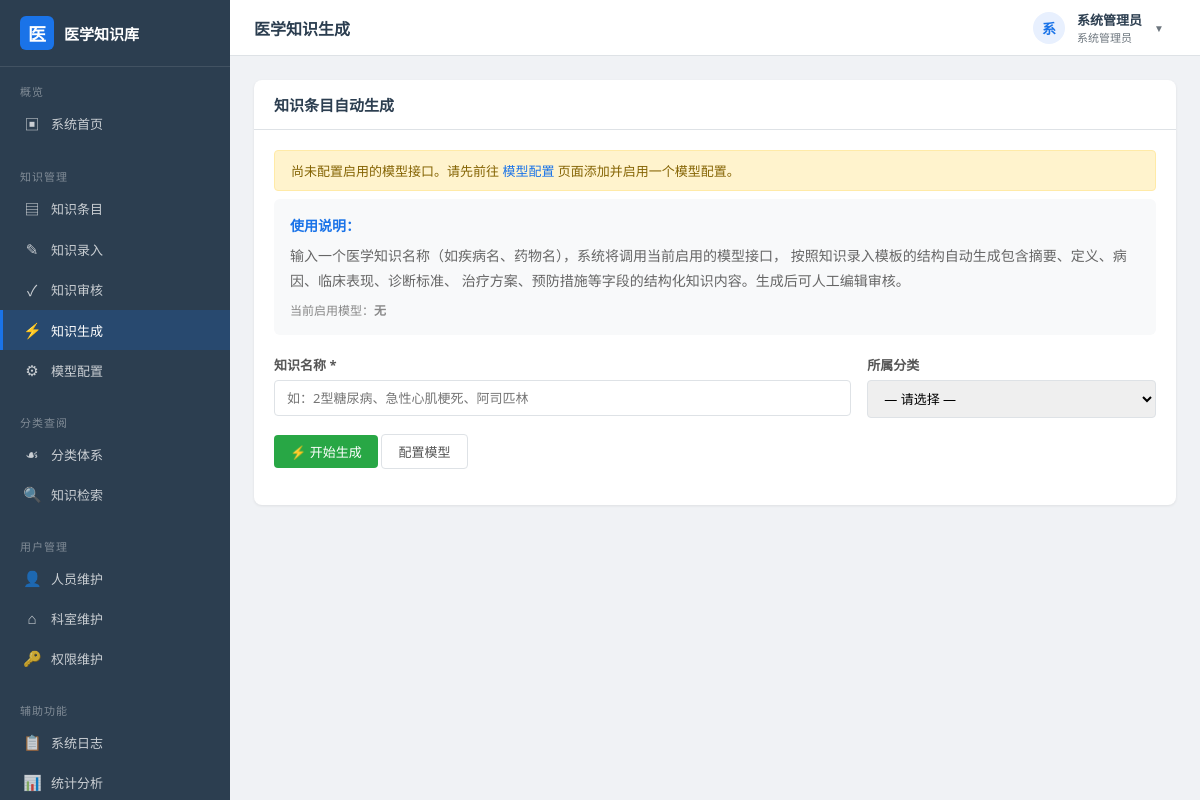
Page /knowledge/generate (signed in) on the committed database.
### models.py (models this page shows, shortened)
class User(db.Model):
    __tablename__ = "user"
    id = db.Column(db.Integer, primary_key=True, autoincrement=True)
    username = db.Column(db.String(50), unique=True, nullable=False, comment="登录账号")
    real_name = db.Column(db.String(50), nullable=False, comment="真实姓名")
    password_hash = db.Column(db.String(128), nullable=False, comment="口令哈希")
    email = db.Column(db.String(120), default="", comment="电子邮箱")
    phone = db.Column(db.String(20), default="", comment="联系电话")
    department_id = db.Column(db.Integer, db.ForeignKey("department.id"), nullable=True)
    role_id = db.Column(db.Integer, db.ForeignKey("role.id"), nullable=True)
    status = db.Column(db.String(10), default="active", comment="active/disabled")
    failed_attempts = db.Column(db.Integer, default=0, comment="密码错误次数")
    lock_time = db.Column(db.DateTime, nullable=True, comment="账号锁定时间")
    last_login = db.Column(db.DateTime, nullable=True)
    created_at = db.Column(db.DateTime, default=datetime.now)

class Role(db.Model):
    __tablename__ = "role"
    id = db.Column(db.Integer, primary_key=True, autoincrement=True)
    name = db.Column(db.String(50), unique=True, nullable=False, comment="角色名称")
    code = db.Column(db.String(30), unique=True, nullable=False, comment="角色编码")
    permissions = db.Column(db.Text, default="", comment="权限列表，逗号分隔")
    remark = db.Column(db.String(200), default="")
    created_at = db.Column(db.DateTime, default=datetime.now)
    users = db.relationship("User", backref="role", lazy="dynamic")
    def has_permission(self, perm_code: str) -> bool:
        if not self.permissions:
            return False
        return perm_code in self.permissions.split(",")

### app.py (the view, shortened to what this page needs)
    @app.route("/knowledge/generate", methods=["GET", "POST"])
    @login_required
    @permission_required("knowledge_generate")
    def knowledge_generate():
        form = KnowledgeGenerateForm()
        _populate_generate_choices(form)
        active_cfg = ModelConfig.query.filter_by(is_active=True).first()
        return render_template("knowledge/generate.html", form=form, active_cfg=active_cfg)

### forms.py
class KnowledgeGenerateForm(FlaskForm):
    title = StringField("知识名称", validators=[DataRequired(message="请输入知识名称"), Length(1, 200)])
    category_id = SelectField("所属分类", coerce=int, validators=[Optional()])
    submit = SubmitField("开始生成")

### app.py (called while the page is built)
def register_before_handlers(app: Flask):
    @app.before_request
    def _load_current_user():
        uid = session.get("uid")
        g.current_user = None
        if uid:
            g.current_user = User.query.get(uid)
    @app.context_processor
    def _inject_globals():
        return {
            "current_user": g.current_user,
            "current_year": datetime.now().year,
        }

def login_required(func):
    @wraps(func)
    def wrapper(*args, **kwargs):
        if not g.current_user:
            flash("请先登录系统", "warning")
            return redirect(url_for("login", next=request.full_path))
        return func(*args, **kwargs)
    return wrapper

def permission_required(perm_code: str):
    def decorator(func):
        @wraps(func)
        def wrapper(*args, **kwargs):
            user = g.current_user
            if not user or not user.role:
                abort(403)
            if not user.role.has_permission(perm_code) and user.role.code != "admin":
                flash("您没有该功能的操作权限", "danger")
                return redirect(url_for("dashboard"))
            return func(*args, **kwargs)
        return wrapper
    return decorator

def _populate_generate_choices(form: KnowledgeGenerateForm):
    form.category_id.choices = [(0, "— 请选择 —")] + [
        (c.id, c.name) for c in Category.query.order_by(Category.level, Category.sort_order).all()
    ]

### templates/knowledge/generate.html (shortened to what this page needs)
{% extends "layout.html" %}
{% block page_title %}医学知识生成{% endblock %}
{% block content %}
<div class="card">
    <div class="card-header">
        <h3>知识条目自动生成</h3>
    </div>
    <div class="card-body">
        {% if not active_cfg %}
        <div class="flash flash-warning">
            尚未配置启用的模型接口。请先前往
            <a href="{{ url_for('model_config_list') }}">模型配置</a>
            页面添加并启用一个模型配置。
        </div>
        {% endif %}
        <div style="background:#f8f9fa; border-radius:6px; padding:16px; margin-bottom:20px;">
            <strong style="color:#1a73e8;">使用说明：</strong>
            <p style="margin-top:8px; color:#666; line-height:1.8;">
                输入一个医学知识名称（如疾病名、药物名），系统将调用当前启用的模型接口，
                按照知识录入模板的结构自动生成包含摘要、定义、病因、临床表现、诊断标准、
                治疗方案、预防措施等字段的结构化知识内容。生成后可人工编辑审核。
            </p>
            <p style="color:#888; font-size:12px; margin-top:8px;">
                当前启用模型：<strong>{{ active_cfg.name if active_cfg else '无' }}</strong>
            </p>
        </div>
        <form method="POST">
            <div class="form-row">
                <div class="form-group" style="flex:2;">
                    <label>知识名称 *</label>
                    {{ form.title(class="form-control", placeholder="如：2型糖尿病、急性心肌梗死、阿司匹林") }}
                </div>
                <div class="form-group" style="flex:1;">
                    <label>所属分类</label>
                    {{ form.category_id(class="form-control") }}
                </div>
            </div>
            <div class="form-group">
                <button type="submit" class="btn btn-success" {% if not active_cfg %}disabled{% endif %}>
                    ⚡ 开始生成
                </button>
                <a href="{{ url_for('model_config_list') }}" class="btn btn-default">配置模型</a>
            </div>
        </form>
    </div>
</div>
{% endblock %}

### templates/layout.html (shortened to what this page needs)
<!DOCTYPE html>
<html lang="zh-CN">
<head>
    <link rel="stylesheet" href="{{ url_for('static', filename='css/style.css') }}">
</head>
<body>
<div class="app-layout">
    <aside class="sidebar">
        <div class="sidebar-header">
            <div class="icon">医</div>
            <span>医学知识库</span>
        </div>
        <nav class="nav-section">
            <div class="nav-section-title">概览</div>
            <a href="{{ url_for('dashboard') }}" class="nav-item" onclick="navigate(event, this)">
                <span class="nav-icon">▣</span> 系统首页
            </a>
        </nav>
        <nav class="nav-section">
            <div class="nav-section-title">知识管理</div>
            <a href="{{ url_for('knowledge_list') }}" class="nav-item" onclick="navigate(event, this)">
                <span class="nav-icon">▤</span> 知识条目
            </a>
            <a href="{{ url_for('knowledge_create') }}" class="nav-item" onclick="navigate(event, this)">
                <span class="nav-icon">✎</span> 知识录入
            </a>
            <a href="{{ url_for('knowledge_review_list') }}" class="nav-item" onclick="navigate(event, this)">
                <span class="nav-icon">✓</span> 知识审核
            </a>
            <a href="{{ url_for('knowledge_generate') }}" class="nav-item" onclick="navigate(event, this)">
                <span class="nav-icon">⚡</span> 知识生成
            </a>
            <a href="{{ url_for('model_config_list') }}" class="nav-item" onclick="navigate(event, this)">
                <span class="nav-icon">⚙</span> 模型配置
            </a>
        </nav>
        <nav class="nav-section">
            <div class="nav-section-title">分类查阅</div>
            <a href="{{ url_for('category_tree') }}" class="nav-item" onclick="navigate(event, this)">
                <span class="nav-icon">☙</span> 分类体系
            </a>
            <a href="{{ url_for('search') }}" class="nav-item" onclick="navigate(event, this)">
                <span class="nav-icon">🔍</span> 知识检索
            </a>
        </nav>
        <nav class="nav-section">
            <div class="nav-section-title">用户管理</div>
            <a href="{{ url_for('user_list') }}" class="nav-item" onclick="navigate(event, this)">
                <span class="nav-icon">👤</span> 人员维护
            </a>
            <a href="{{ url_for('dept_list') }}" class="nav-item" onclick="navigate(event, this)">
                <span class="nav-icon">⌂</span> 科室维护
            </a>
            <a href="{{ url_for('role_list') }}" class="nav-item" onclick="navigate(event, this)">
                <span class="nav-icon">🔑</span> 权限维护
            </a>
        </nav>
        <nav class="nav-section">
            <div class="nav-section-title">辅助功能</div>
            <a href="{{ url_for('log_list') }}" class="nav-item" onclick="navigate(event, this)">
                <span class="nav-icon">📋</span> 系统日志
            </a>
            <a href="{{ url_for('statistics') }}" class="nav-item" onclick="navigate(event, this)">
                <span class="nav-icon">📊</span> 统计分析
            </a>
        </nav>
    </aside>
    <div class="main-area">
        <header class="topbar">
            <div class="topbar-title">{% block page_title %}系统首页{% endblock %}</div>
            <div class="topbar-user">
                <div class="user-dropdown" id="user-dropdown">
                    <div class="dropdown-trigger">
                        <div class="avatar">{{ current_user.real_name[0] if current_user else '?' }}</div>
                        <div class="info">
                            <div class="name">{{ current_user.real_name if current_user else '' }}</div>
                            <div class="role">{{ current_user.role.name if current_user and current_user.role else '' }}</div>
                        </div>
                        <span class="dropdown-arrow">▼</span>
                    </div>
                </div>
            </div>
        </header>
        <main class="content-area">
            {% block content %}{% endblock %}
        </main>
    </div>
</div>
</body>
</html>

### static/css/style.css (style rules this page uses)
:root { --primary: #1a73e8; --primary-dark: #1557b0; --primary-light: #e8f0fe; --success: #28a745; --warning: #ffc107; --danger: #dc3545; --info: #17a2b8; --dark: #2c3e50; --gray: #6c757d; --light: #f8f9fa; --border: #dee2e6; --sidebar-width: 230px; --header-height: 56px; }
* { margin: 0; padding: 0; box-sizing: border-box; }
body { font-family: "Microsoft YaHei", "PingFang SC", "Segoe UI", Arial, sans-serif; background: #f0f2f5; color: #333; font-size: 14px; }
a { color: var(--primary); text-decoration: none; }
.app-layout { display: flex; min-height: 100vh; }
.sidebar { width: var(--sidebar-width); background: var(--dark); color: #fff; position: fixed; top: 0; left: 0; bottom: 0; overflow-y: auto; z-index: 1000; }
.sidebar-header { padding: 16px 20px; border-bottom: 1px solid rgba(255,255,255,0.1); display: flex; align-items: center; gap: 10px; }
.sidebar-header .icon { width: 34px; height: 34px; background: var(--primary); border-radius: 6px; display: flex; align-items: center; justify-content: center; font-size: 18px; font-weight: bold; }
.sidebar-header span { font-size: 15px; font-weight: 600; }
.nav-section { padding: 8px 0; }
.nav-section-title { padding: 8px 20px 4px; font-size: 11px; color: rgba(255,255,255,0.4); text-transform: uppercase; letter-spacing: 1px; }
.nav-item { display: flex; align-items: center; gap: 10px; padding: 10px 20px; color: rgba(255,255,255,0.75); font-size: 13px; transition: all 0.2s; border-left: 3px solid transparent; }
.nav-item.active { background: rgba(26,115,232,0.2); border-left-color: var(--primary); color: #fff; }
.nav-icon { width: 18px; text-align: center; font-size: 15px; }
.main-area { margin-left: var(--sidebar-width); flex: 1; display: flex; flex-direction: column; }
.topbar { height: var(--header-height); background: #fff; border-bottom: 1px solid var(--border); display: flex; align-items: center; justify-content: space-between; padding: 0 24px; position: sticky; top: 0; z-index: 999; }
.topbar-title { font-size: 16px; font-weight: 600; color: var(--dark); }
.topbar-user { display: flex; align-items: center; gap: 12px; }
.topbar-user .avatar { width: 32px; height: 32px; background: var(--primary-light); color: var(--primary); border-radius: 50%; display: flex; align-items: center; justify-content: center; font-weight: 600; font-size: 14px; }
.topbar-user .info { font-size: 13px; }
.topbar-user .info .name { font-weight: 600; color: var(--dark); }
.topbar-user .info .role { font-size: 11px; color: var(--gray); }
.content-area { padding: 24px; flex: 1; }
.card { background: #fff; border-radius: 8px; box-shadow: 0 1px 3px rgba(0,0,0,0.08); margin-bottom: 20px; }
.card-header { padding: 14px 20px; border-bottom: 1px solid var(--border); display: flex; align-items: center; justify-content: space-between; }
.card-header h3 { font-size: 15px; font-weight: 600; color: var(--dark); }
.card-body { padding: 20px; }
.btn { display: inline-flex; align-items: center; gap: 4px; padding: 7px 16px; border: none; border-radius: 4px; font-size: 13px; font-weight: 500; cursor: pointer; transition: all 0.2s; text-decoration: none; }
.btn-success { background: var(--success); color: #fff; }
.btn-default { background: #fff; color: #555; border: 1px solid var(--border); }
.form-group { margin-bottom: 16px; }
.form-group label { display: block; margin-bottom: 6px; font-weight: 600; font-size: 13px; color: #555; }
.form-control { width: 100%; padding: 8px 12px; border: 1px solid var(--border); border-radius: 4px; font-size: 13px; font-family: inherit; transition: border-color 0.2s; }
.form-row { display: flex; gap: 16px; }
.form-row .form-group { flex: 1; }
.flash { padding: 10px 16px; border-radius: 4px; margin-bottom: 8px; font-size: 13px; }
.flash-warning { background: #fff3cd; color: #856404; border: 1px solid #ffeaa7; }
.user-dropdown { position: relative; display: flex; align-items: center; cursor: pointer; }
.dropdown-trigger { display: flex; align-items: center; gap: 12px; padding: 8px 12px; border-radius: 6px; transition: background 0.2s; }
.dropdown-arrow { font-size: 10px; color: var(--gray); transition: transform 0.2s; }

### rows in the picture
User: real_name "系", real_name "系统管理员"
Role: role "系统管理员"

### other values in the picture
{{ active_cfg.name if active_cfg else '无' }} "无"
